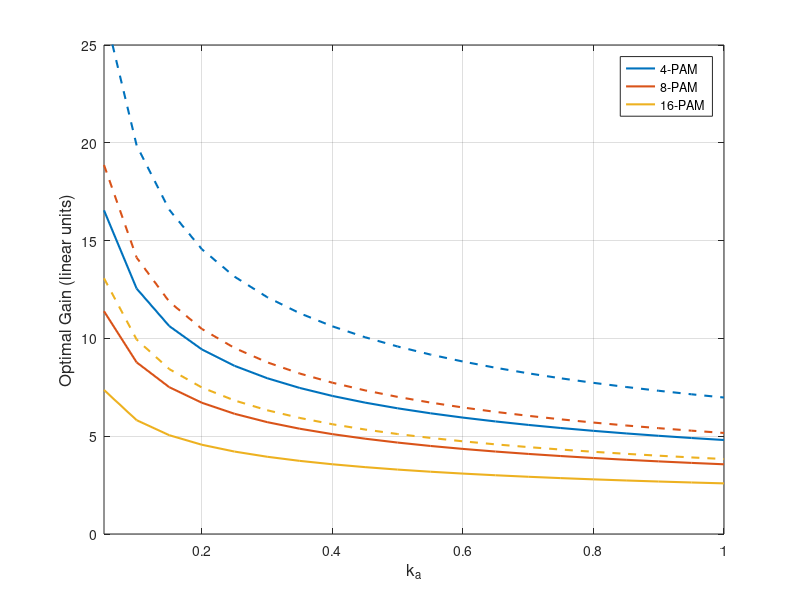
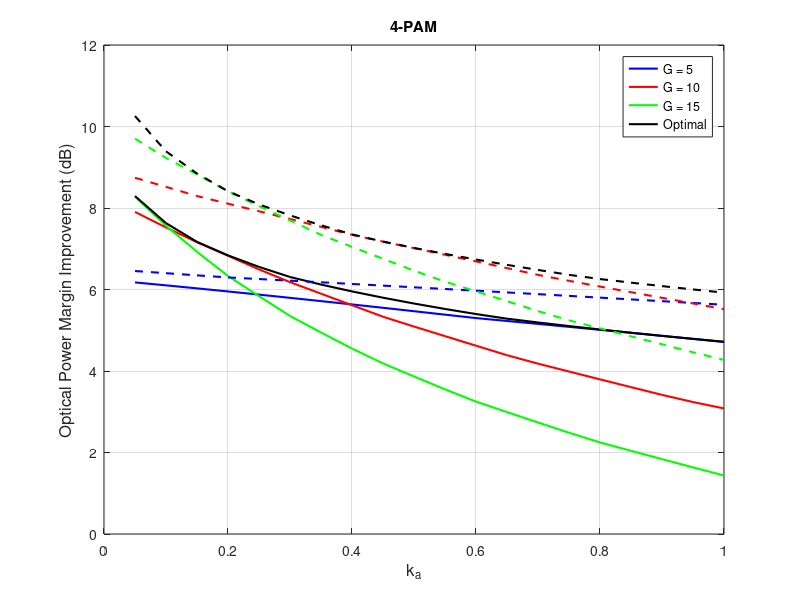
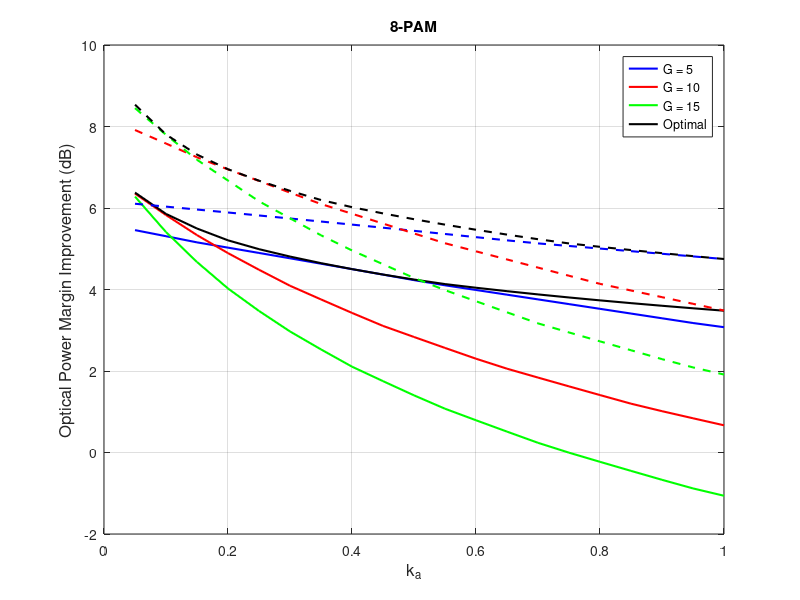
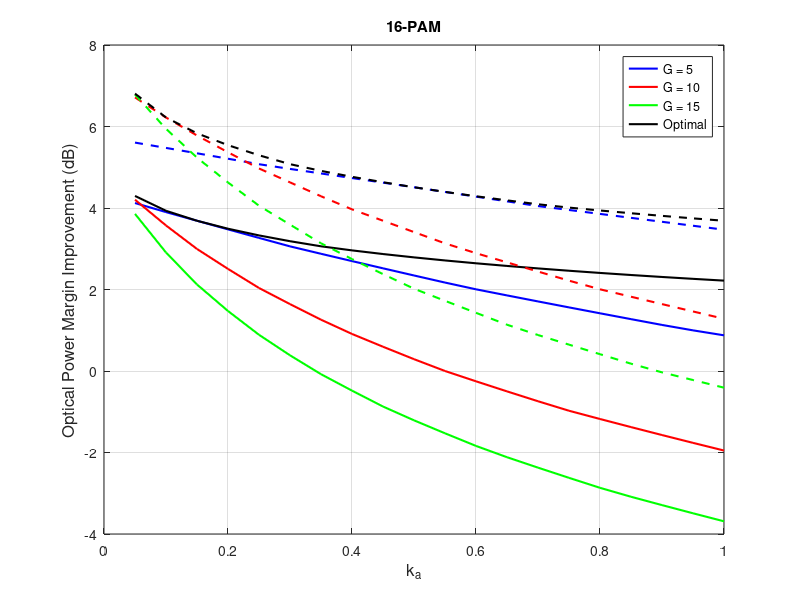

Write MATLAB code to recreate these figures, in order.
clear, clc, close all

load('apd_awgn_results_Ptx_vs_ka.mat')

pin.Ptxreq(1).eq_spaced = -13.696431025987138;
pin.Ptxreq(1).optimized = -13.713654564942999;
pin.Ptxreq(2).eq_spaced = -10.851632818179333;
pin.Ptxreq(2).optimized = -10.899533093257471;
pin.Ptxreq(3).eq_spaced = -7.947794653274341;
pin.Ptxreq(3).optimized = -8.131931360279786;

%% Optimal Gain
figure, grid on, hold on, box on
hplot(1) = plot(ka, Gapd_opt{1}.eq_spaced, 'LineWidth', 1.5);
hplot(2) = plot(ka, Gapd_opt{2}.eq_spaced, 'LineWidth', 1.5);
hplot(3) = plot(ka, Gapd_opt{3}.eq_spaced, 'LineWidth', 1.5);

plot(ka, Gapd_opt{1}.optimized, 'LineWidth', 1.5, 'LineStyle', '--', 'Color', get(hplot(1), 'Color'))
plot(ka, Gapd_opt{2}.optimized, 'LineWidth', 1.5, 'LineStyle', '--', 'Color', get(hplot(2), 'Color'))
plot(ka, Gapd_opt{3}.optimized, 'LineWidth', 1.5, 'LineStyle', '--', 'Color', get(hplot(3), 'Color'))
xlabel('k_a', 'Fontsize', 12)
ylabel('Optimal Gain (linear units)', 'Fontsize', 12)
legend('4-PAM', '8-PAM', '16-PAM')
axis([0.05 1 0 25])

%% Power improvement
figure, grid on, hold on, box on
Colors = {'b', 'r', 'g', 'k'};
m = 1;
for k = [1 6 11 12]
    plot(ka, pin.Ptxreq(1).eq_spaced - PtxdBm_req{1}(k).eq_spaced, 'LineWidth', 1.5, 'LineStyle', '-', 'Color', Colors{m});
    m = m + 1;
end
m = 1;
for k = [1 6 11 12]
    plot(ka, pin.Ptxreq(1).eq_spaced - PtxdBm_req{1}(k).optimized, 'LineWidth', 1.5, 'LineStyle', '--', 'Color', Colors{m});
    m = m + 1;
end
xlabel('k_a', 'Fontsize', 12)
ylabel('Optical Power Margin Improvement (dB)', 'Fontsize', 12)
title('4-PAM')
legend('G = 5', 'G = 10', 'G = 15', 'Optimal')

figure, grid on, hold on, box on
Colors = {'b', 'r', 'g', 'k'};
m = 1;
for k = [1 6 11 12]
    plot(ka, pin.Ptxreq(2).eq_spaced - PtxdBm_req{2}(k).eq_spaced, 'LineWidth', 1.5, 'LineStyle', '-', 'Color', Colors{m});
    m = m + 1;
end
m = 1;
for k = [1 6 11 12]
    plot(ka, pin.Ptxreq(2).eq_spaced - PtxdBm_req{2}(k).optimized, 'LineWidth', 1.5, 'LineStyle', '--', 'Color', Colors{m});
    m = m + 1;
end
xlabel('k_a', 'Fontsize', 12)
ylabel('Optical Power Margin Improvement (dB)', 'Fontsize', 12)
title('8-PAM')
legend('G = 5', 'G = 10', 'G = 15', 'Optimal')

figure, grid on, hold on, box on
Colors = {'b', 'r', 'g', 'k'};
m = 1;
for k = [1 6 11 12]
    plot(ka, pin.Ptxreq(3).eq_spaced - PtxdBm_req{3}(k).eq_spaced, 'LineWidth', 1.5, 'LineStyle', '-', 'Color', Colors{m});
    m = m + 1;
end
m = 1;
for k = [1 6 11 12]
    plot(ka, pin.Ptxreq(3).eq_spaced - PtxdBm_req{3}(k).optimized, 'LineWidth', 1.5, 'LineStyle', '--', 'Color', Colors{m});
    m = m + 1;
end
xlabel('k_a', 'Fontsize', 12)
ylabel('Optical Power Margin Improvement (dB)', 'Fontsize', 12)
title('16-PAM')
legend('G = 5', 'G = 10', 'G = 15', 'Optimal')

% %% Required Power
% figure, grid on, hold on, box on
% leg = {};
% for k = 1:length(Gapd)
%     hplot = plot(ka, PtxdBm_req{1}(k).eq_spaced, 'LineWidth', 1.5);
%     plot(ka, PtxdBm_req{1}(k).optimized, 'LineWidth', 1.5, 'LineStyle', '--', 'Color', get(hplot, 'Color'));
% %     leg = [leg sprintf('G = %d (eq)', Gapd(k)) sprintf('G = %d (opt)', Gapd(k))];
% end
% xlabel('k_a', 'Fontsize', 12)
% ylabel('Required Transmitted Optical Power (dBm)', 'Fontsize', 12)
% legend(leg)
% title('4-PAM')
% 
% figure, grid on, hold on, box on
% leg = {};
% for k = 1:length(Gapd)
%     hplot = plot(ka, PtxdBm_req{2}(k).eq_spaced, 'LineWidth', 1.5);
%     plot(ka, PtxdBm_req{2}(k).optimized, 'LineWidth', 1.5, 'LineStyle', '--', 'Color', get(hplot, 'Color'));
%     leg = [leg sprintf('G = %d (eq)', Gapd(k)) sprintf('G = %d (opt)', Gapd(k))];
% end
% xlabel('k_a', 'Fontsize', 12)
% ylabel('Required Transmitted Optical Power (dBm)', 'Fontsize', 12)
% legend(leg)
% title('8-PAM')
% 
% figure, grid on, hold on, box on
% leg = {};
% for k = 1:length(Gapd)
%     hplot = plot(ka, PtxdBm_req{3}(k).eq_spaced, 'LineWidth', 1.5);
%     plot(ka, PtxdBm_req{3}(k).optimized, 'LineWidth', 1.5, 'LineStyle', '--', 'Color', get(hplot, 'Color'));
%     leg = [leg sprintf('G = %d (eq)', Gapd(k)) sprintf('G = %d (opt)', Gapd(k))];
% end
% xlabel('k_a', 'Fontsize', 12)
% ylabel('Required Transmitted Optical Power (dBm)', 'Fontsize', 12)
% legend(leg)
% title('16-PAM')
